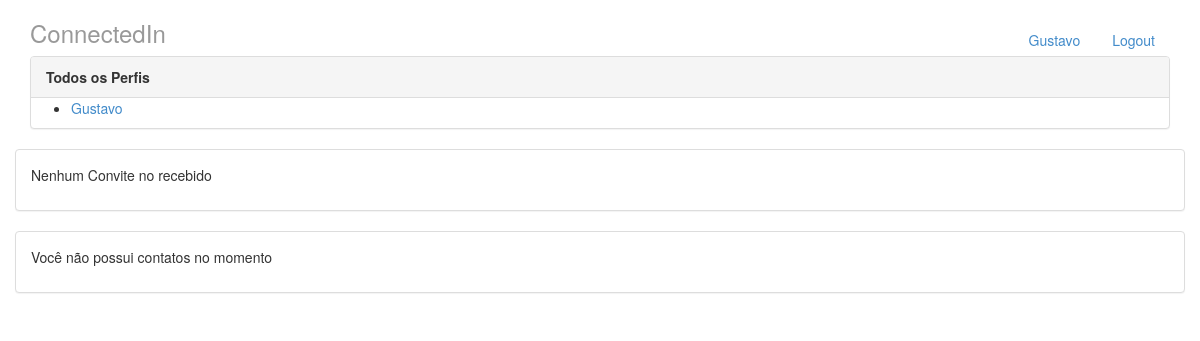
/ (signed in), run on an earlier commit of the app's database.
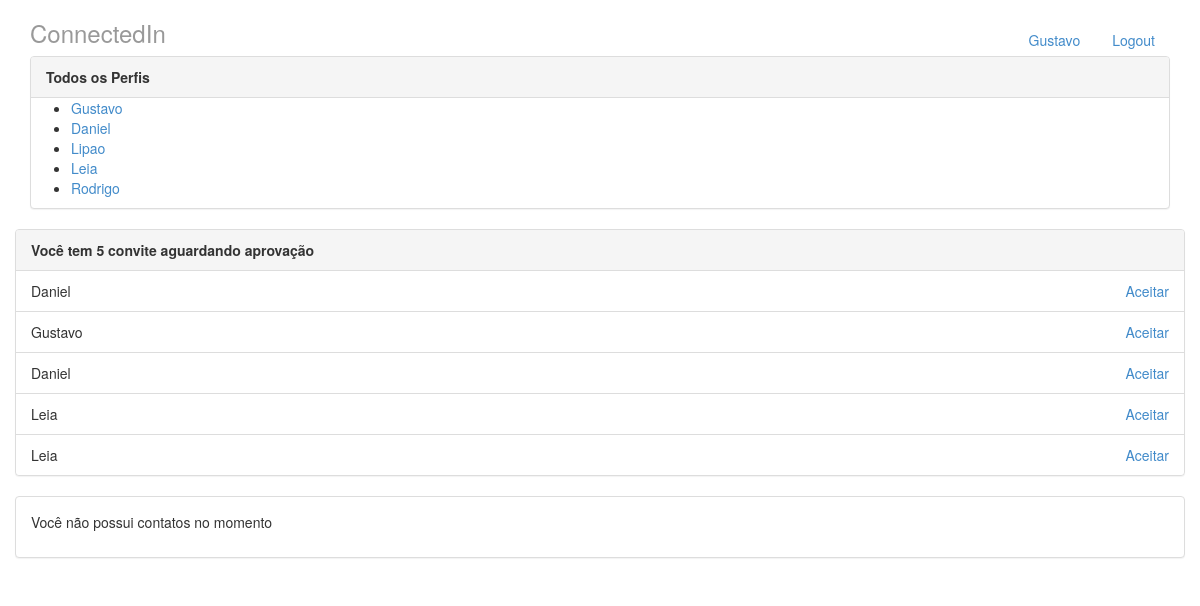
And on a later commit of the database.
### perfis/models.py (models this page shows, shortened)
class Perfil(models.Model):
    nome = models.CharField(max_length = 255 , null = False)
    telefone = models.CharField(max_length = 15 , null = False)
    nome_empresa = models.CharField(max_length = 255 , null = False)
    contatos = models.ManyToManyField('self')
    usuarios = models.OneToOneField(User, on_delete=models.PROTECT , related_name = "perfil")

class Convite(models.Model):
    solicitante = models.ForeignKey(Perfil, on_delete=models.PROTECT , related_name = 'convites_feitos')
    convidado = models.ForeignKey(Perfil, on_delete=models.PROTECT , related_name = 'convites_recebidos')

### perfis/views.py (the view)
# urls.py: path('' , views.index , name = 'index'),
@login_required
def index(request):
    return render(request,'index.html',{'perfis':Perfil.objects.all(),'perfil_logado': get_perfil_logado(request)})

### perfis/views.py (called while the page is built)
@login_required
def get_perfil_logado(request):
    return request.user.perfil

### perfis/templates/index.html
{% extends "base.html" %}
{% block body %}
<div class = "col-lg-12">
    <div class="panel panel-default">
        <div class="panel-heading">
            <strong>Todos os Perfis</strong>
        </div>
        {% if perfis %}
        <ul>
            {% for perfil in perfis %}
            <li>
                <a href="{% url 'exibir' perfil.id %}" >{{perfil.nome}}</a>
            </li>
            {% endfor %}
        </ul>
        {% else %}
        <p>Nenhum Perfil encontrado</p>
        {% endif %}
    </div>
    </div>
    <div class="panel panel-default">
        {% with total_de_convites=perfil_logado.convites_recebidos.count %}
            {% if total_de_convites %}
                <div class="panel-heading">
                    <strong>Você tem {{total_de_convites}} convite aguardando aprovação</strong>
                </div>
                <ul class="list-group">
                    {% for convite in perfil_logado.convites_recebidos.all %}
                    <li class="list-group-item">
                        {{convite.solicitante.nome}}
                        <a href="{% url 'aceitar' convite.id %}" class="pull-right">Aceitar</a>
                    </li>
                    {% endfor %}
                </ul>
                {% else %}
                <div class="panel-body">
                    <p>Nenhum Convite no recebido</p>
                </div>
                {% endif %}
            {% endwith %}
    </div>
    <div class="panel panel-default">
        {% with total_de_contatos=perfil_logado.contatos.count %}
            {% if total_de_contatos %}
                <div class="panel-heading">
                    <strong>Você tem {{total_de_contatos}} contatos</strong>
                </div>
                <ul class="list-group">
                    {% for contato in perfil_logado.contatos.all %}
                    <li class="list-group-item">
                        <a href="{% url 'exibir' contato.id %}">{{contato.nome}}</a>
                    </li>
                    {% endfor %}
                </ul>
                {% else %}
                <div class="panel-body">
                    <p>Você não possui contatos no momento</p>
                </div>
                {% endif %}
        {% endwith %}
    </div>
</div>
{% endblock %}

### perfis/templates/base.html (shortened to what this page needs)
{% load static %}
<!DOCTYPE html>
<html>
<head>
    <link rel="stylesheet" href="{% static 'styles/bootstrap.css' %}">
</head>
    <body>
        <div class="container">
            <div class="header">
                <ul class="nav nav-pills pull-right">
                    <li><a href="{% url 'index' %}">{{perfil_logado.nome}}</a></li>
                    <li><a href="/logout">Logout</a></li>
                </ul>
                <h3 class="text-muted">ConnectedIn</h3>
            </div>
            <div class="row content">
               {% block body %}
               {% endblock %}
            </div>
    </body>
</html>

What changed in the data, as far as the page shows it:
added Perfil: nome "Daniel"
added Perfil: nome "Lipao"
added Perfil: nome "Leia"
added Perfil: nome "Rodrigo"
added Convite: solicitante.nome "Daniel"
added Convite: solicitante.nome "Gustavo"
added Convite: solicitante.nome "Daniel"
added Convite: solicitante.nome "Leia"
added Convite: solicitante.nome "Leia"
Also different on the page:
{{ total_de_convites }}: (not shown) → "5"
text no longer shown: "Nenhum Convite no recebido"
text now shown: "Você tem convite aguardando aprovação"
